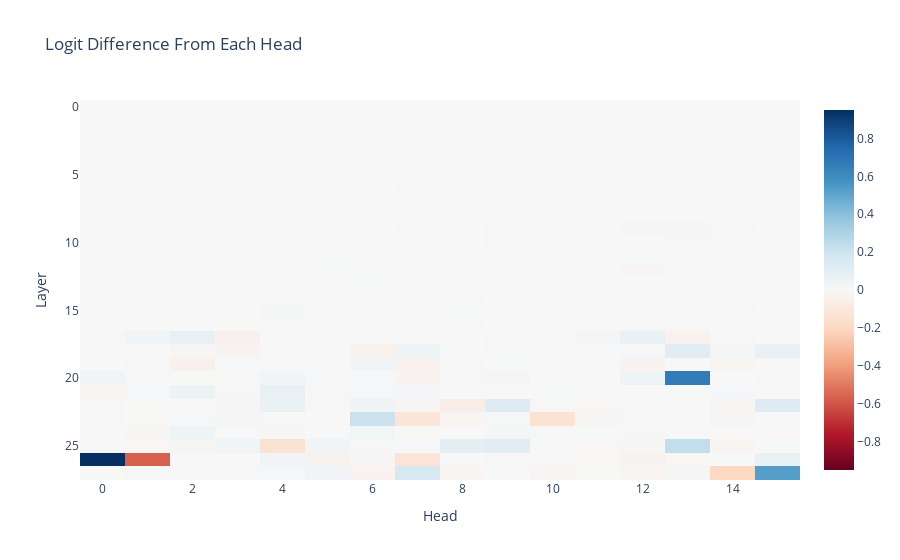

The code cell stored with this chart in its notebook:
### Code cell
per_head_residual, labels = clean_cache.stack_head_results(
    layer=-1, pos_slice=-1, return_labels=True
)
per_head_logit_diffs = residual_stack_to_logit_diff(per_head_residual, clean_cache)
per_head_logit_diffs = einops.rearrange(
    per_head_logit_diffs,
    "(layer head_index) -> layer head_index",
    layer=model.cfg.n_layers,
    head_index=model.cfg.n_heads,
)
imshow(
    per_head_logit_diffs,
    labels={"x": "Head", "y": "Layer"},
    title="Logit Difference From Each Head",
    aspect='auto'
)

### Figure 1 — Plotly figure (JSON) as saved in the notebook; plotly's stock layout.template omitted (floating-point values rounded to 4 significant figures; data arrays with more than 128 entries replaced by an {"elided": "..."} marker saying what was removed)
{"data": [{"coloraxis": "coloraxis", "hovertemplate": "Head: %{x}<br>Layer: %{y}<br>color: %{z}<extra></extra>", "name": "0", "type": "heatmap", "xaxis": "x", "yaxis": "y", "z": {"elided": "28x16 float values"}}], "layout": {"coloraxis": {"cmid": 0, "colorscale": [[0, "rgb(103,0,31)"], [0.1, "rgb(178,24,43)"], [0.2, "rgb(214,96,77)"], [0.3, "rgb(244,165,130)"], [0.4, "rgb(253,219,199)"], [0.5, "rgb(247,247,247)"], [0.6, "rgb(209,229,240)"], [0.7, "rgb(146,197,222)"], [0.8, "rgb(67,147,195)"], [0.9, "rgb(33,102,172)"], [1, "rgb(5,48,97)"]]}, "title": {"text": "Logit Difference From Each Head"}, "xaxis": {"anchor": "y", "domain": [0, 1], "title": {"text": "Head"}}, "yaxis": {"anchor": "x", "autorange": "reversed", "domain": [0, 1], "title": {"text": "Layer"}}}}
